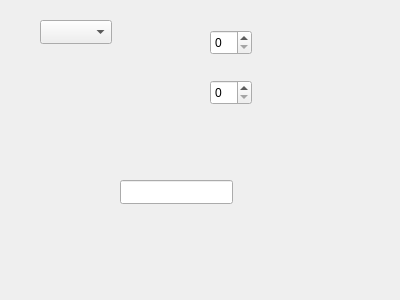
<?xml version="1.0" encoding="UTF-8"?>
<ui version="4.0">
 <class>addrequestdialog</class>
 <widget class="QWidget" name="addrequestdialog">
  <property name="geometry">
   <rect>
    <x>0</x>
    <y>0</y>
    <width>400</width>
    <height>300</height>
   </rect>
  </property>
  <property name="windowTitle">
   <string>Form</string>
  </property>
  <widget class="QComboBox" name="statusComboBox">
   <property name="geometry">
    <rect>
     <x>40</x>
     <y>20</y>
     <width>72</width>
     <height>24</height>
    </rect>
   </property>
  </widget>
  <widget class="QSpinBox" name="studentIdSpinBox">
   <property name="geometry">
    <rect>
     <x>210</x>
     <y>30</y>
     <width>42</width>
     <height>25</height>
    </rect>
   </property>
  </widget>
  <widget class="QSpinBox" name="departmentIdSpinBox">
   <property name="geometry">
    <rect>
     <x>210</x>
     <y>80</y>
     <width>42</width>
     <height>25</height>
    </rect>
   </property>
  </widget>
  <widget class="QLineEdit" name="messageLineEdit">
   <property name="geometry">
    <rect>
     <x>120</x>
     <y>180</y>
     <width>113</width>
     <height>24</height>
    </rect>
   </property>
  </widget>
 </widget>
 <resources/>
 <connections/>
</ui>
